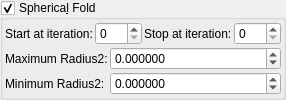
    <widget class="MyGroupBox" name="groupCheck_transf_function_enabledS_false">
     <property name="title">
      <string>Spherica&amp;l Fold</string>
     </property>
     <property name="checkable">
      <bool>true</bool>
     </property>
     <layout class="QVBoxLayout" name="verticalLayout_21" stretch="0,0">
      <property name="spacing">
       <number>2</number>
      </property>
      <property name="leftMargin">
       <number>2</number>
      </property>
      <property name="topMargin">
       <number>2</number>
      </property>
      <property name="rightMargin">
       <number>2</number>
      </property>
      <property name="bottomMargin">
       <number>2</number>
      </property>
      <item>
       <layout class="QGridLayout" name="gridLayout_73">
        <property name="spacing">
         <number>2</number>
        </property>
        <item row="0" column="0">
         <widget class="QLabel" name="label_257">
          <property name="text">
           <string>Start at iteration:</string>
          </property>
         </widget>
        </item>
        <item row="0" column="3">
         <widget class="MySpinBox" name="spinboxInt_transf_stop_iterations_S">
          <property name="sizePolicy">
           <sizepolicy hsizetype="Minimum" vsizetype="Maximum">
            <horstretch>0</horstretch>
            <verstretch>0</verstretch>
           </sizepolicy>
          </property>
          <property name="maximum">
           <number>999</number>
          </property>
         </widget>
        </item>
        <item row="0" column="1">
         <widget class="MySpinBox" name="spinboxInt_transf_start_iterations_S">
          <property name="sizePolicy">
           <sizepolicy hsizetype="Minimum" vsizetype="Maximum">
            <horstretch>0</horstretch>
            <verstretch>0</verstretch>
           </sizepolicy>
          </property>
          <property name="maximum">
           <number>999</number>
          </property>
         </widget>
        </item>
        <item row="0" column="2">
         <widget class="QLabel" name="label_258">
          <property name="text">
           <string>Stop at iteration:</string>
          </property>
         </widget>
        </item>
       </layout>
      </item>
      <item>
       <layout class="QGridLayout" name="gridLayout_15" columnstretch="0,1">
        <property name="spacing">
         <number>2</number>
        </property>
        <item row="1" column="1">
         <widget class="MyDoubleSpinBox" name="spinbox_transf_maxR2_1">
          <property name="sizePolicy">
           <sizepolicy hsizetype="Minimum" vsizetype="Maximum">
            <horstretch>0</horstretch>
            <verstretch>0</verstretch>
           </sizepolicy>
          </property>
          <property name="prefix">
           <string/>
          </property>
          <property name="suffix">
           <string/>
          </property>
          <property name="decimals">
           <number>6</number>
          </property>
          <property name="minimum">
           <double>-99.989999999999995</double>
          </property>
          <property name="maximum">
           <double>99.989999999999995</double>
          </property>
          <property name="singleStep">
           <double>0.100000000000000</double>
          </property>
         </widget>
        </item>
        <item row="1" column="0">
         <widget class="QLabel" name="label_5">
          <property name="text">
           <string>Maximum Radius2:</string>
          </property>
         </widget>
        </item>
        <item row="2" column="1">
         <widget class="MyDoubleSpinBox" name="spinbox_transf_minR2_p25">
          <property name="sizePolicy">
           <sizepolicy hsizetype="Minimum" vsizetype="Maximum">
            <horstretch>0</horstretch>
            <verstretch>0</verstretch>
           </sizepolicy>
          </property>
          <property name="prefix">
           <string/>
          </property>
          <property name="suffix">
           <string/>
          </property>
          <property name="decimals">
           <number>6</number>
          </property>
          <property name="minimum">
           <double>-99.989999999999995</double>
          </property>
          <property name="maximum">
           <double>99.989999999999995</double>
          </property>
          <property name="singleStep">
           <double>0.100000000000000</double>
          </property>
         </widget>
        </item>
        <item row="2" column="0">
         <widget class="QLabel" name="label_9">
          <property name="text">
           <string>Minimum Radius2:</string>
          </property>
         </widget>
        </item>
       </layout>
      </item>
     </layout>
    </widget>
